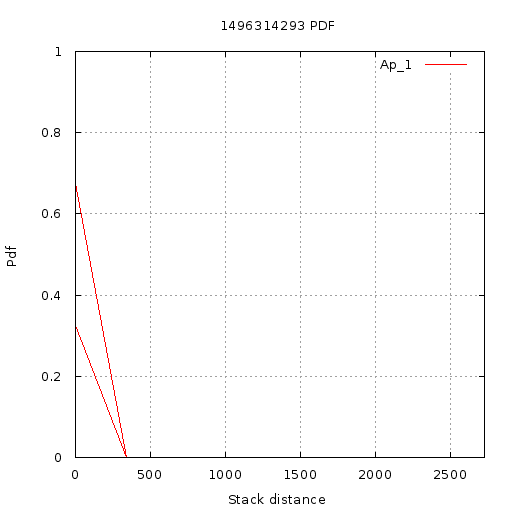

Write gnuplot code to recreate this figure.
set terminal  png size 512,512 font 'Verdana, 10'
set title "1496314293 PDF"
set output '//home//cat//Documents//CACHE//Results//PlotData//Static partial//1496314293//PDF//4//pdf.png'
set ylabel "Pdf"
set yrange [0:1]
set xlabel "Stack distance"
set xrange [1.000000:2725.000000]
set grid xtics ytics
plot '//home//cat//Documents//CACHE//Results//PlotData//Static partial//1496314293//PDF//4//App_1.txt' using 1:2 with lines title 'Ap_1'
set terminal  png size 512,512 font 'Verdana, 10'
set title "1496314293 PDF"
set output '//home//cat//Documents//CACHE//Results//PlotData//Static partial//1496314293//PDF//4//pdf.png'
set ylabel "Pdf"
set yrange [0:1]
set xlabel "Stack distance"
set xrange [1.000000:2725.000000]
set grid xtics ytics
plot '//home//cat//Documents//CACHE//Results//PlotData//Static partial//1496314293//PDF//4//App_1.txt' using 1:2 with lines title 'Ap_1'
set terminal  png size 512,512 font 'Verdana, 10'
set title "1496314293 PDF"
set output '//home//cat//Documents//CACHE//Results//PlotData//Static partial//1496314293//PDF//4//pdf.png'
set ylabel "Pdf"
set yrange [0:1]
set xlabel "Stack distance"
set xrange [1.000000:2725.000000]
set grid xtics ytics
plot '//home//cat//Documents//CACHE//Results//PlotData//Static partial//1496314293//PDF//4//App_1.txt' using 1:2 with lines title 'Ap_1'
set terminal  png size 512,512 font 'Verdana, 10'
set title "1496314293 PDF"
set output '//home//cat//Documents//CACHE//Results//PlotData//Static partial//1496314293//PDF//4//pdf.png'
set ylabel "Pdf"
set yrange [0:1]
set xlabel "Stack distance"
set xrange [1.000000:2725.000000]
set grid xtics ytics
plot '//home//cat//Documents//CACHE//Results//PlotData//Static partial//1496314293//PDF//4//App_1.txt' using 1:2 with lines title 'Ap_1'
